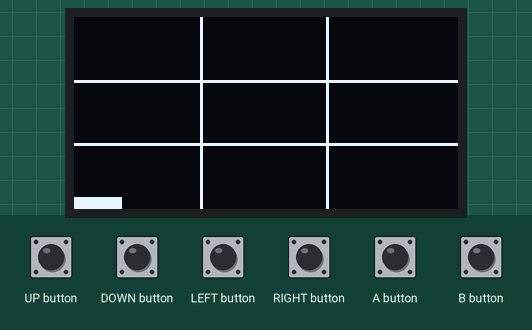
Recording of a sketch running on a simulated Arduboy, built for the host (arithmetic inside an expression is 32-bit, double 64-bit). Shown: 128×64 one-colour display. Inputs (shaded band) come from the test bench. Random numbers use the default seed unless the sketch sets one; an integer division by zero does not stop the program and gives all ones (-1).

Above: at 1.2 s.
1.3 s: RIGHT button pressed for 1 s
At 3.1 s:
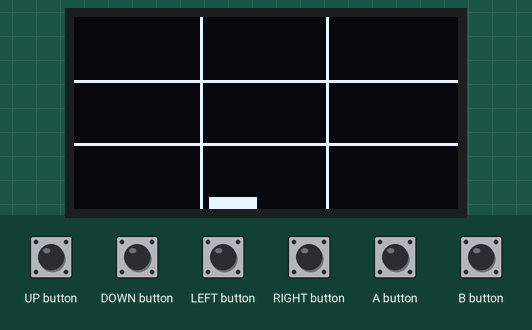
3.8 s: LEFT button pressed for 0.15 s
At 4.9 s:
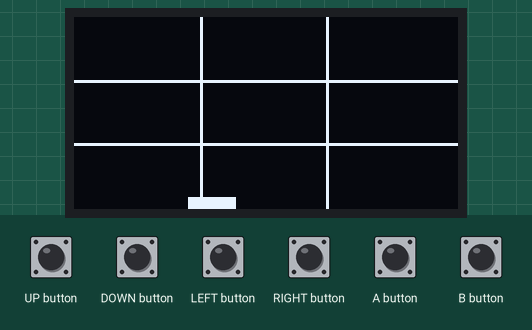
5.4 s: A button pressed for 0.15 s
7.0 s: LEFT button pressed for 1 s
At 7.5 s:
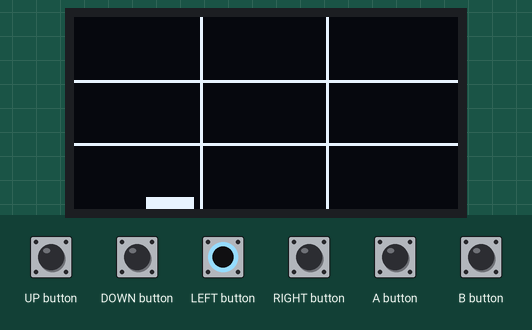
9.5 s: RIGHT button pressed for 0.15 s
At 10.4 s:
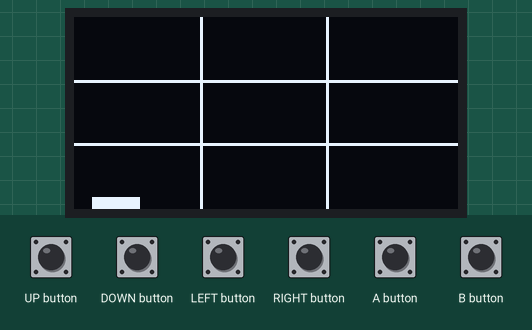
11.1 s: A button pressed for 1 s
Timing chart, 0 to 14.1 s (numbered marks = the images above; inputs shaded):
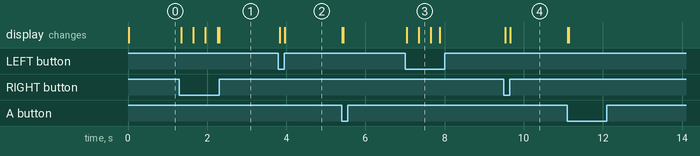

Measured:
- after the input at 3.8 s, the display: first changes at once (image 2 shows a later state)
- after the input at 7.0 s, the display: first changes at once (image 3 shows a later state)
- after the input at 9.5 s, the display: first changes at once (image 4 shows a later state)

The sketch:

TicTacToe.ino
```cpp
#include "Arduboy2.h"
Arduboy2 arduboy;

#include "globals.h"
#include "gameFunctions.h"

void gameLoop()
{

  arduboy.drawLine(0, 21, 128, 21, WHITE);
  arduboy.drawLine(0, 42, 128, 42, WHITE);
  arduboy.drawLine(42, 0, 42, 64, WHITE);
  arduboy.drawLine(84, 0, 84, 64, WHITE);

  scrollLetters();
  checkBoard();
  drawSpaceship();
}


void setup()
{
  arduboy.begin();
  arduboy.setFrameRate(45);
  arduboy.display();


  arduboy.clear();
}

void loop()
{
  if(!(arduboy.nextFrame()))
  {
    return;
  }

  arduboy.pollButtons();

  arduboy.clear();

  gameLoop();

  arduboy.display();
}
```

gameFunctions.h
```cpp
void drawSpaceship()
{
  arduboy.fillRect(spaceship.x, spaceship.y, 16, 4, WHITE);

  if (arduboy.pressed(RIGHT_BUTTON))
  {
    if (spaceship.x + 16 <= WIDTH)
    {
      spaceship.x++;
    }
  }

  if (arduboy.pressed(LEFT_BUTTON))
  {
    if (spaceship.x >= 0)
    {
      spaceship.x--;
    }
  }

  if (arduboy.justPressed(A_BUTTON))
  {
    for (int y = 60; y >= 0; y--)
    {
      bullet.y = y;
      bullet.x = spaceship.x + 7;
      arduboy.fillRect( bullet.x, bullet.y, 1, 1, WHITE);
    }
  }
}

void scrollLetters()
{
  if (arduboy.everyXFrames(100))
  {
    arduboy.setTextSize(2);
    for (int pixels; pixels <= 64; pixels++)
    {
      xLetter.y++;

      if (rand() % 10 == 1)
      {
        arduboy.setCursor(xLetter.x, xLetter.y);
        arduboy.print("X");
      }
      else if (rand() % 0 == 2)
      {
        arduboy.print ("O");
      }
    }
  }
}


void checkBoard()
{
  if (gameBoard[0] == 1 && gameBoard[1] == 1 && gameBoard[2] == 1)
  {
    arduboy.clear();
    arduboy.setCursor(0, 0);
    arduboy.print("Player \nwins!");
  }
    if (gameBoard[3] == 1 && gameBoard[4] == 1 && gameBoard[5] == 1)
    {
      arduboy.clear();
    arduboy.setCursor(0, 0);
    arduboy.print("Player \nwins!");
    }
      if (gameBoard[6] == 1 && gameBoard[7] == 1 && gameBoard[8] == 1)
      {
    arduboy.clear();
    arduboy.setCursor(0, 0);
    arduboy.print("Player \nwins!");
  }

if (gameBoard[0] == 1 && gameBoard[3] == 1 && gameBoard[6] == 1)
  {
    arduboy.clear();
    arduboy.setCursor(0, 0);
    arduboy.print("Player \nwins!");
  }
    if (gameBoard[1] == 1 && gameBoard[4] == 1 && gameBoard[7] == 1)
    {
      arduboy.clear();
    arduboy.setCursor(0, 0);
    arduboy.print("Player \nwins!");
    }
      if (gameBoard[2] == 1 && gameBoard[5] == 1 && gameBoard[8] == 1)
      {
    arduboy.clear();
    arduboy.setCursor(0, 0);
    arduboy.print("Player \nwins!");
  }

  if (gameBoard[0] == 1 && gameBoard[4] == 1 && gameBoard[8] == 1)
  {
    arduboy.clear();
    arduboy.setCursor(0, 0);
    arduboy.print("Player \nwins!");
  }
    if (gameBoard[2] == 1 && gameBoard[4] == 1 && gameBoard[6] == 1)
    {
      arduboy.clear();
    arduboy.setCursor(0, 0);
    arduboy.print("Player \nwins!");
    }
}
```

globals.h
```cpp
#ifndef GLOBALS_H
#define GLOBALS_H

enum class BoxPosition : int
{
  TopL,
  TopM,
  TopR,
  CenterL,
  CenterM,
  CenterR,
  BottomL,
  BottomM,
  BottomR,
};

struct Letter
{
  int x;
  int y;
  bool breakableLetter;
};

Letter xLetter {0, 0, false};
Letter oLetter {0, 0, true};

struct Spaceship
{
  int x;
  int y;
};

Spaceship spaceship {0, 64 - 4};

struct Bullet
{
  int x;
  int y;
  bool hasHitLetter;
};

Bullet bullet {0, 0, false};

int gameBoard[9];

#endif
```
